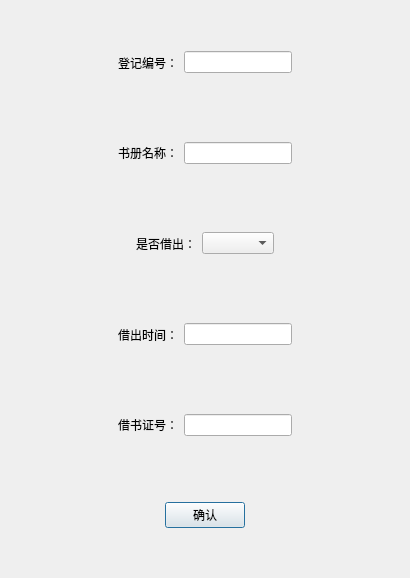
<?xml version="1.0" encoding="UTF-8"?>
<ui version="4.0">
 <class>RegisinfoDialog</class>
 <widget class="QDialog" name="RegisinfoDialog">
  <property name="geometry">
   <rect>
    <x>0</x>
    <y>0</y>
    <width>410</width>
    <height>578</height>
   </rect>
  </property>
  <property name="windowTitle">
   <string>Dialog</string>
  </property>
  <layout class="QGridLayout" name="gridLayout">
   <item row="0" column="0">
    <widget class="QWidget" name="widget_8" native="true">
     <layout class="QGridLayout" name="gridLayout_2">
      <item row="3" column="0">
       <widget class="QWidget" name="widget_5" native="true">
        <layout class="QHBoxLayout" name="horizontalLayout_5">
         <item>
          <spacer name="horizontalSpacer_9">
           <property name="orientation">
            <enum>Qt::Horizontal</enum>
           </property>
           <property name="sizeHint" stdset="0">
            <size>
             <width>40</width>
             <height>20</height>
            </size>
           </property>
          </spacer>
         </item>
         <item>
          <widget class="QLabel" name="class_label">
           <property name="text">
            <string>借出时间：</string>
           </property>
          </widget>
         </item>
         <item>
          <widget class="QLineEdit" name="time_lineEdit"/>
         </item>
         <item>
          <spacer name="horizontalSpacer_10">
           <property name="orientation">
            <enum>Qt::Horizontal</enum>
           </property>
           <property name="sizeHint" stdset="0">
            <size>
             <width>40</width>
             <height>20</height>
            </size>
           </property>
          </spacer>
         </item>
        </layout>
       </widget>
      </item>
      <item row="1" column="0">
       <widget class="QWidget" name="widget_2" native="true">
        <layout class="QHBoxLayout" name="horizontalLayout_2">
         <item>
          <spacer name="horizontalSpacer_4">
           <property name="orientation">
            <enum>Qt::Horizontal</enum>
           </property>
           <property name="sizeHint" stdset="0">
            <size>
             <width>40</width>
             <height>20</height>
            </size>
           </property>
          </spacer>
         </item>
         <item>
          <widget class="QLabel" name="name_label">
           <property name="text">
            <string>书册名称：</string>
           </property>
          </widget>
         </item>
         <item>
          <widget class="QLineEdit" name="name_lineEdit"/>
         </item>
         <item>
          <spacer name="horizontalSpacer_5">
           <property name="orientation">
            <enum>Qt::Horizontal</enum>
           </property>
           <property name="sizeHint" stdset="0">
            <size>
             <width>40</width>
             <height>20</height>
            </size>
           </property>
          </spacer>
         </item>
        </layout>
       </widget>
      </item>
      <item row="4" column="0">
       <widget class="QWidget" name="widget_7" native="true">
        <layout class="QHBoxLayout" name="horizontalLayout_7">
         <item>
          <spacer name="horizontalSpacer_13">
           <property name="orientation">
            <enum>Qt::Horizontal</enum>
           </property>
           <property name="sizeHint" stdset="0">
            <size>
             <width>40</width>
             <height>20</height>
            </size>
           </property>
          </spacer>
         </item>
         <item>
          <widget class="QLabel" name="semester_label">
           <property name="text">
            <string>借书证号：</string>
           </property>
          </widget>
         </item>
         <item>
          <widget class="QLineEdit" name="card_lineEdit"/>
         </item>
         <item>
          <spacer name="horizontalSpacer_14">
           <property name="orientation">
            <enum>Qt::Horizontal</enum>
           </property>
           <property name="sizeHint" stdset="0">
            <size>
             <width>40</width>
             <height>20</height>
            </size>
           </property>
          </spacer>
         </item>
        </layout>
       </widget>
      </item>
      <item row="2" column="0">
       <widget class="QWidget" name="widget_4" native="true">
        <layout class="QHBoxLayout" name="horizontalLayout_4">
         <item>
          <spacer name="horizontalSpacer_11">
           <property name="orientation">
            <enum>Qt::Horizontal</enum>
           </property>
           <property name="sizeHint" stdset="0">
            <size>
             <width>40</width>
             <height>20</height>
            </size>
           </property>
          </spacer>
         </item>
         <item>
          <widget class="QLabel" name="credit_label">
           <property name="text">
            <string>是否借出：</string>
           </property>
          </widget>
         </item>
         <item>
          <widget class="QComboBox" name="credit_comboBox"/>
         </item>
         <item>
          <spacer name="horizontalSpacer_12">
           <property name="orientation">
            <enum>Qt::Horizontal</enum>
           </property>
           <property name="sizeHint" stdset="0">
            <size>
             <width>40</width>
             <height>20</height>
            </size>
           </property>
          </spacer>
         </item>
        </layout>
       </widget>
      </item>
      <item row="0" column="0">
       <widget class="QWidget" name="widget" native="true">
        <layout class="QHBoxLayout" name="horizontalLayout">
         <item>
          <spacer name="horizontalSpacer_15">
           <property name="orientation">
            <enum>Qt::Horizontal</enum>
           </property>
           <property name="sizeHint" stdset="0">
            <size>
             <width>40</width>
             <height>20</height>
            </size>
           </property>
          </spacer>
         </item>
         <item>
          <widget class="QLabel" name="num_label">
           <property name="text">
            <string>登记编号：</string>
           </property>
          </widget>
         </item>
         <item>
          <widget class="QLineEdit" name="num_lineEdit"/>
         </item>
         <item>
          <spacer name="horizontalSpacer_16">
           <property name="orientation">
            <enum>Qt::Horizontal</enum>
           </property>
           <property name="sizeHint" stdset="0">
            <size>
             <width>40</width>
             <height>20</height>
            </size>
           </property>
          </spacer>
         </item>
        </layout>
       </widget>
      </item>
      <item row="5" column="0">
       <widget class="QWidget" name="widget_9" native="true">
        <layout class="QHBoxLayout" name="horizontalLayout_8">
         <item>
          <spacer name="horizontalSpacer">
           <property name="orientation">
            <enum>Qt::Horizontal</enum>
           </property>
           <property name="sizeHint" stdset="0">
            <size>
             <width>122</width>
             <height>20</height>
            </size>
           </property>
          </spacer>
         </item>
         <item>
          <widget class="QPushButton" name="Ok_pushButton">
           <property name="text">
            <string>确认</string>
           </property>
          </widget>
         </item>
         <item>
          <spacer name="horizontalSpacer_2">
           <property name="orientation">
            <enum>Qt::Horizontal</enum>
           </property>
           <property name="sizeHint" stdset="0">
            <size>
             <width>122</width>
             <height>20</height>
            </size>
           </property>
          </spacer>
         </item>
        </layout>
       </widget>
      </item>
     </layout>
    </widget>
   </item>
  </layout>
 </widget>
 <resources/>
 <connections>
  <connection>
   <sender>Ok_pushButton</sender>
   <signal>clicked()</signal>
   <receiver>RegisinfoDialog</receiver>
   <slot>accept()</slot>
   <hints>
    <hint type="sourcelabel">
     <x>204</x>
     <y>524</y>
    </hint>
    <hint type="destinationlabel">
     <x>204</x>
     <y>288</y>
    </hint>
   </hints>
  </connection>
 </connections>
</ui>
